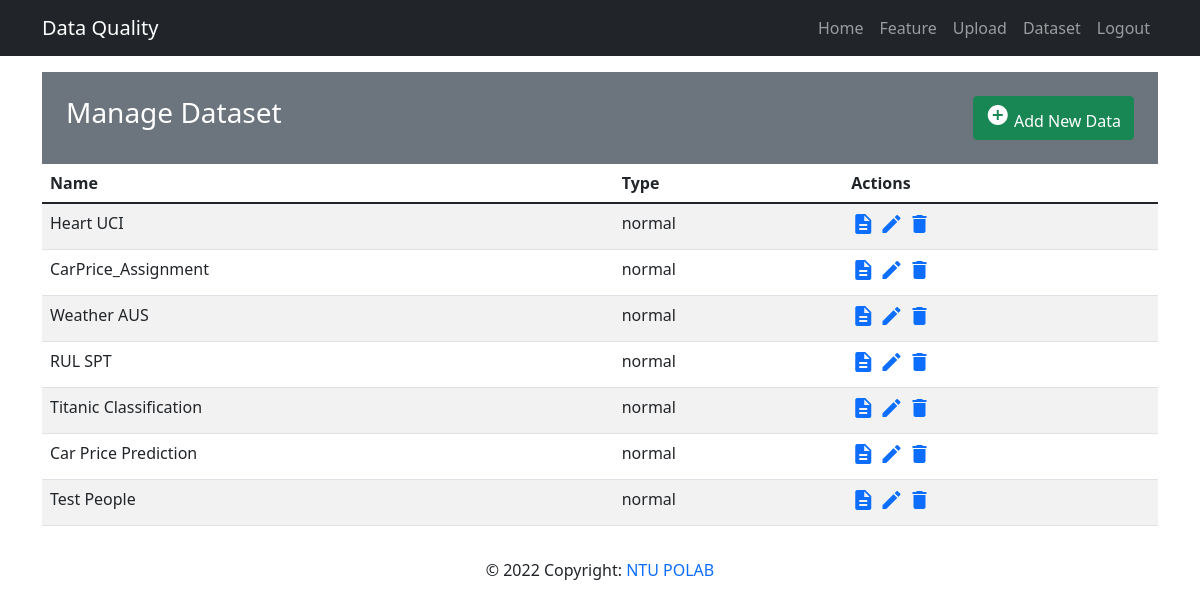
The page /mainapp/show_data/all (signed in) on the database as committed earlier.
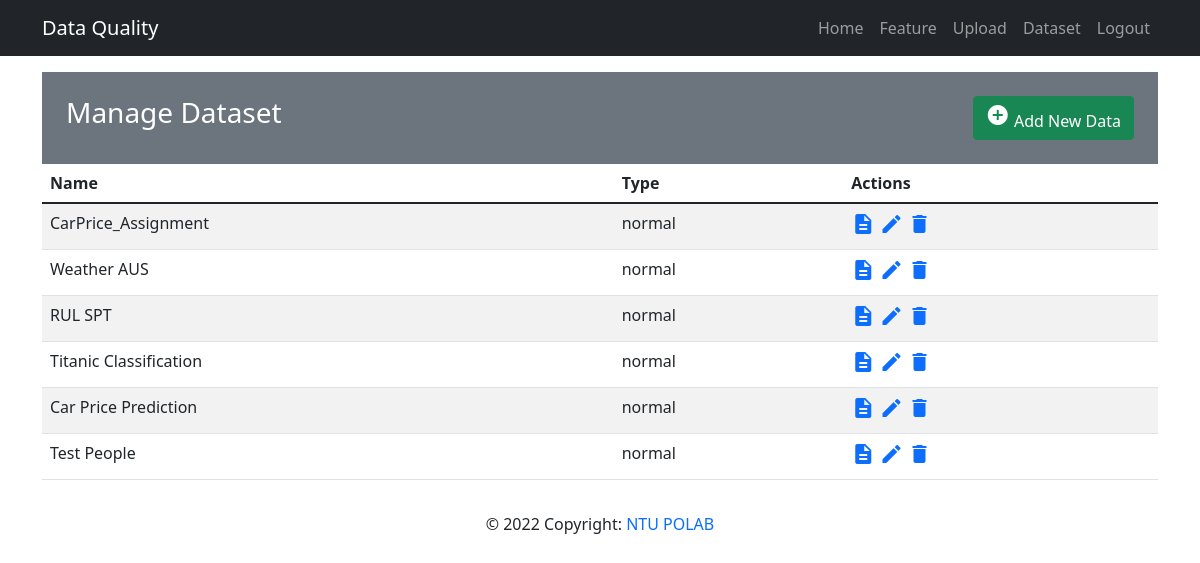
The same page on the database as committed later.
### mainapp/models.py (models this page shows, shortened)
class Data(models.Model):
  datatype_choices = [
    ('normal', 'Normal'),
    ('freq', 'High Frequency'),
    ('time', 'Time Series')
  ]
  question_choices = [
    ('classification', 'Classification'),
    ('regression', 'Regression'),
  ]
  name = models.CharField('Data Name', max_length=50)
  owner = models.ForeignKey(User, on_delete=models.CASCADE)
  rawdata = models.FileField(upload_to='rawdata/', validators=[file_size, validate_file_extension])
  attribute_data = models.FileField(upload_to='attribute/', validators=[file_size, validate_file_extension])
  datatype = models.CharField(max_length=10, choices=datatype_choices, default='normal')
  questiontype = models.CharField(max_length=15, choices=question_choices, default='classification')
  freq_config = models.JSONField(null=True, blank=True)
  def __str__(self):
      return self.name

### mainapp/views.py (the view)
# urls.py: path('show_data/all', views.list_data, name='list-data'),
@login_required(login_url='/members/login_user')
def list_data(request):
  user = request.user
  data_list = Data.objects.filter(owner=user)
  hfd_list = HighFrequencyData.objects.filter(owner=user)
  context = {
    'data_list': data_list,
    'hfd_list': hfd_list,
  }
  return render(request, 'mainapp/data_list.html', context)

### mainapp/models.py (called while the page is built)
  def __str__(self):
      return self.name

### mainapp/templates/mainapp/data_list.html
{% extends 'base.html' %}
{% block content %}
  <div class="my-3">
    <div class="bg-secondary text-white p-4">
      <div class="row">
        <div class="col-6">
          <h3>Manage Dataset</h3>
        </div>
        <div class="col-6 text-end">
          <a href="{% url 'upload-view'%}" class="btn btn-success"><i class="material-icons">&#xE147;</i> <span>Add New Data</span></a>
        </div>
      </div>
    </div>
    {% if data_list %}
      <table class="table table-striped table-hover">
        <thead>
          <tr>
            <th>Name</th>
            <th>Type</th>
            <th>Actions</th>
          </tr>
        </thead>
        {% for data in data_list %}
          <tr>
            <td>
              {{ data }}
            </td>
            <td>
              {{ data.datatype }}
            </td>
            {% if data.datatype == 'normal' %}
              <td>
                <a href="{% url 'show-data' data.id %}"><i class="material-icons">description</i></a>
                <a href="{% url 'update-data' data.id%}"><i class="material-icons">&#xE254;</i></a>
                <a href="{% url 'delete-data' data.id%}"><i class="material-icons">delete</i></a>
              </td>
            {% else %}
              <td>
                <a href="{% url 'show-data' data.id %}"><i class="material-icons">description</i></a>
                <a href="{% url 'delete-data' data.id%}"><i class="material-icons">delete</i></a>
              </td>
            {% endif %}
          </tr>
        {% endfor %}
      </table>
    {% else %}
      <div class="alert alert-warning">
        You haven't upload your data.
      </div>
    {% endif %}
  </div>
{% endblock %}

Rows that differ between the two databases and show on the page:
removed Data: name "Heart UCI", datatype "normal"
